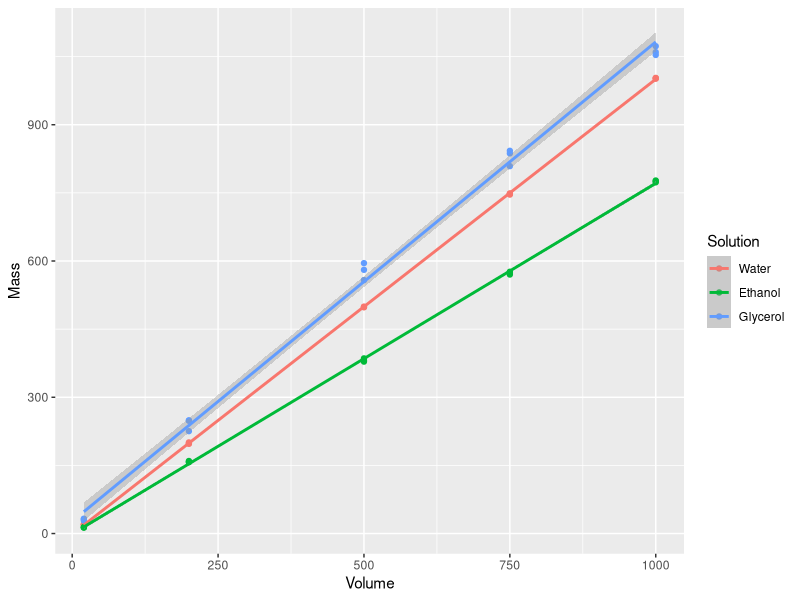
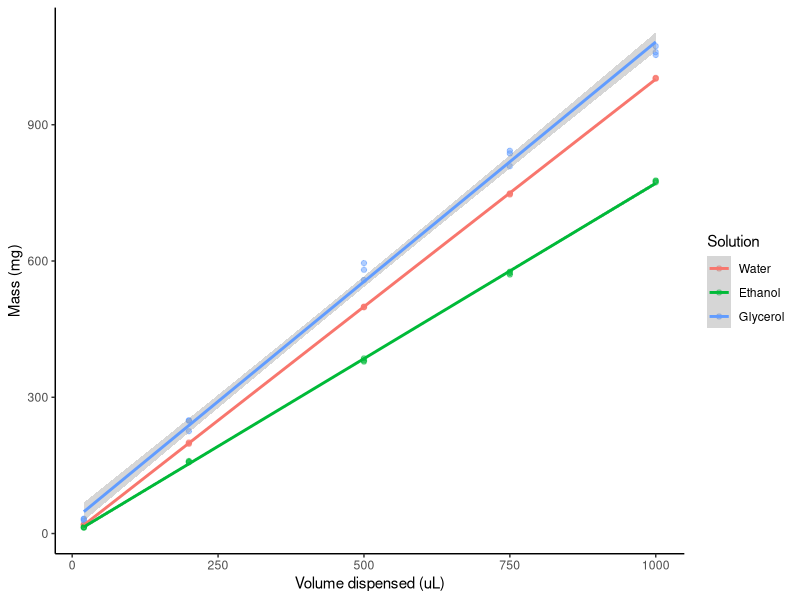

Recreate these plots in R, in order.
#This R script is for analysing data from the IBioIC MSc essential skills lab
#Data were generated by pipetting set volumes of water, ethanol, and glycerol solutions
#these volumes were weighed using an analytical balance, and data recorded in PipettingCalibrationCurve.csv

#For each of the liquids pipetted, we wish to generate a standard curve (we will use ggplot2 to plot this)
#we will also generate a linear model using the lm() function

#First, load the necessary libraries (install first, if they are not already there)

library(tidyverse)
library(ggplot2)

# Read in the data from our calibration curve, assigning it to a variable called PipetteData
# It is good practice here to specify the column types (factor and doubles)
PipetteData <- read_csv("PipettingCalibrationCurve.csv",
                        col_types="fdddd")

#examine the data
str(PipetteData)
head(PipetteData)

#To make it easier to work with this data, we will want to convert it to a "long" format

LongData <- pivot_longer(PipetteData, cols = starts_with("Replicate"),
             names_to = "Replicate",
             values_to = "Mass")

#examine the pivoted data to check if it is all right
str(LongData)
head(LongData)

#Plot the data using ggplot2

ggplot(data = LongData, mapping = aes(x=Volume, #define the data we will be using and define aesthetics - Volume on the x-axis
                                      y=Mass, #Mass on the y-axis
                                      colour = Solution)) + #colour based on Solution
  geom_point() + #plot the data points
  geom_smooth(method = "lm") #fit and plot a linear regression

#This looks fairly reasonable but can be cleaned up somewhat, e.g.:

ggplot(data = LongData, mapping = aes(x=Volume, 
                                      y=Mass,
                                      colour = Solution)) +
  geom_point(alpha=0.5) + #make the points partially transparent so that the data can be seen more easily
  geom_smooth(method = "lm") +
  labs(x="Volume dispensed (uL)",
       y="Mass (mg)") + #add more informative axis labels
  theme_classic() #use a classic theme (other themes are available)


#Let's use the linear model function explicitly
#we want to model mass as a function of volume (Mass ~ Volume)
#For the glycerol data:
glycerol_model <- lm(Mass ~ Volume, data = filter(LongData, Solution == "Glycerol"))

summary(glycerol_model)

#For the ethanol data:
ethanol_model <- lm(Mass ~ Volume, data = filter(LongData, Solution == "Ethanol"))

summary(ethanol_model)

#For the water data:
water_model <- lm(Mass ~ Volume, data = filter(LongData, Solution == "Water"))

summary(water_model)
